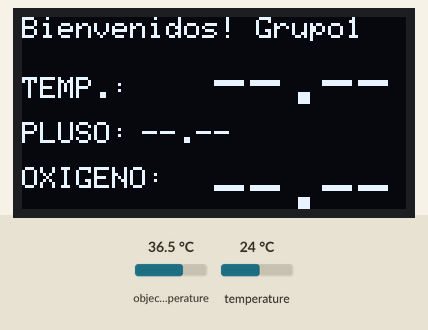
Recording of a sketch running on a simulated Arduino Uno, built with avr-gcc and run on an emulated ATmega328P. Shown: 128×64 one-colour display. Inputs (shaded band) come from the test bench; at power-on: object temperature 36.5 °C, temperature 24 °C. The display library's start-up logo is not drawn; what the sketch prints to the serial monitor is not drawn.

Above: at 1.1 s.
At 5.2 s:
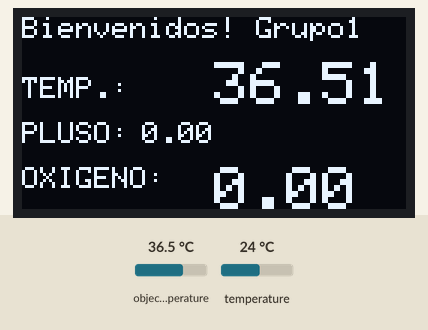
5.3 s: object temperature set to 20 °C
At 12.0 s:
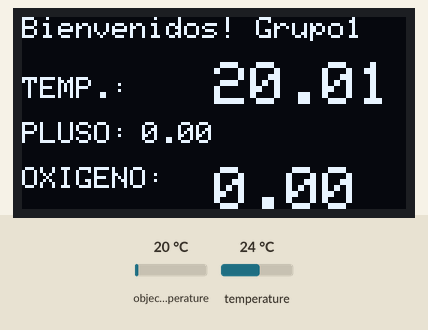
12.6 s: object temperature set to 26 °C
At 18.7 s:
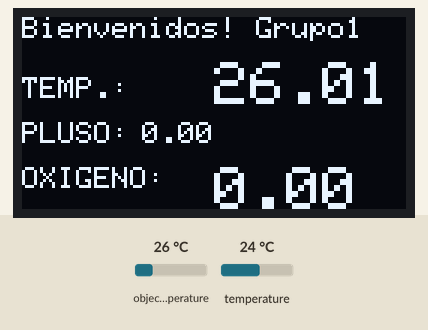
19.6 s: object temperature set to 32 °C
At 26.5 s:
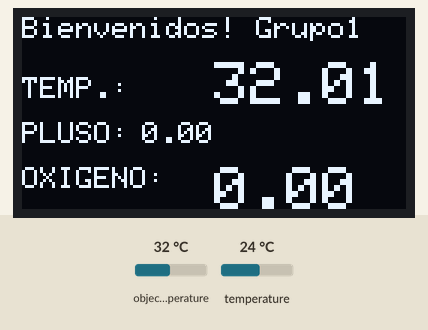
Timing chart, 0 to 28.0 s (numbered marks = the images above; inputs shaded):
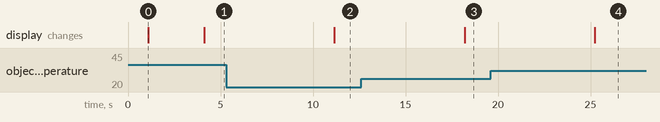

Measured:
- after the input at 5.3 s, the display: changes after 5.9 s (image 2)
- after the input at 12.6 s, the display: changes after 5.6 s (image 3)
- after the input at 19.6 s, the display: changes after 5.6 s (image 4)
- what the display in image 0 shows lasts 3.0 s, from 1.1 s to 4.1 s

The sketch:

tempOled.ino
```cpp
#include <SPI.h>
#include <Wire.h>
//------------Mlx90614------------
#include <Adafruit_MLX90614.h>
//------------Oled------------
#include <Adafruit_GFX.h>
#include <Adafruit_SSD1306.h>

//------------Oled------------
#define SCREEN_WIDTH 128 // OLED display width, in pixels
#define SCREEN_HEIGHT 64 // OLED display height, in pixels

//------------Mlx90614------------
// Declaration for an SSD1306 display connected to I2C (SDA, SCL pins)
#define OLED_RESET     -1 // Reset pin # (or -1 if sharing Arduino reset pin)
Adafruit_SSD1306 display(SCREEN_WIDTH, SCREEN_HEIGHT, &Wire, OLED_RESET);
//--------------------------------


Adafruit_MLX90614 mlx = Adafruit_MLX90614();

void setup() {
  Serial.begin(115200);
  //------------Mlx90614------------
  mlx.begin();
  //------------Oled------------
  // SSD1306_SWITCHCAPVCC = generate display voltage from 3.3V internally
  if(!display.begin(SSD1306_SWITCHCAPVCC, 0x3C)) {
    Serial.println(F("SSD1306 allocation failed"));
    for(;;); // Don't proceed, loop forever
  }
  display.display();
  delay(1000);
  incioValores();
  delay(1000);
  //----------------------------

}

void loop() {
  Serial.print("Ambiente = ");
  Serial.print(mlx.readAmbientTempC());
  Serial.print("ºC\tObjeto = ");
  float temp = mlx.readObjectTempC();
  Serial.print(temp);
  actualizarValores(temp,0.0,0.0);
  Serial.println("ºC");
  delay(5000);
}

void actualizarValores(float temp,float pulso, float oxi) {
  display.clearDisplay();
  display.setTextSize(1);             // Normal 1:1 pixel scale
  display.setTextColor(WHITE);        // Draw white text
  display.setCursor(0,0);             // Start at top-left corner
  display.println(F("Bienvenidos! Grupo1"));
  display.setCursor(0,20);
  display.println(F("TEMP.:"));
  display.setTextSize(2);
  display.setCursor(64,15);
  display.println(temp);
  display.setTextSize(1);
  display.setCursor(0,35);
  display.println(F("PLUSO:"));
  display.setCursor(40,35);
  display.println(pulso);
  display.setCursor(0,50);
  display.println(F("OXIGENO:"));
  display.setTextSize(2);
  display.setCursor(64,50);
  display.println(oxi);
  display.display();
  delay(2000);
}
void incioValores() {
  display.clearDisplay();
  display.setTextSize(1);             // Normal 1:1 pixel scale
  display.setTextColor(WHITE);        // Draw white text
  display.setCursor(0,0);             // Start at top-left corner
  display.println(F("Bienvenidos! Grupo1"));
  display.setCursor(0,20);
  display.println(F("TEMP.:"));
  display.setTextSize(2);
  display.setCursor(64,15);
  display.println(F("--.--"));
  display.setTextSize(1);
  display.setCursor(0,35);
  display.println(F("PLUSO:"));
  display.setCursor(40,35);
  display.println(F("--.--"));
  display.setCursor(0,50);
  display.println(F("OXIGENO:"));
  display.setTextSize(2);
  display.setCursor(64,50);
  display.println(F("--.--"));
  display.display();
  delay(2000);
}
```
